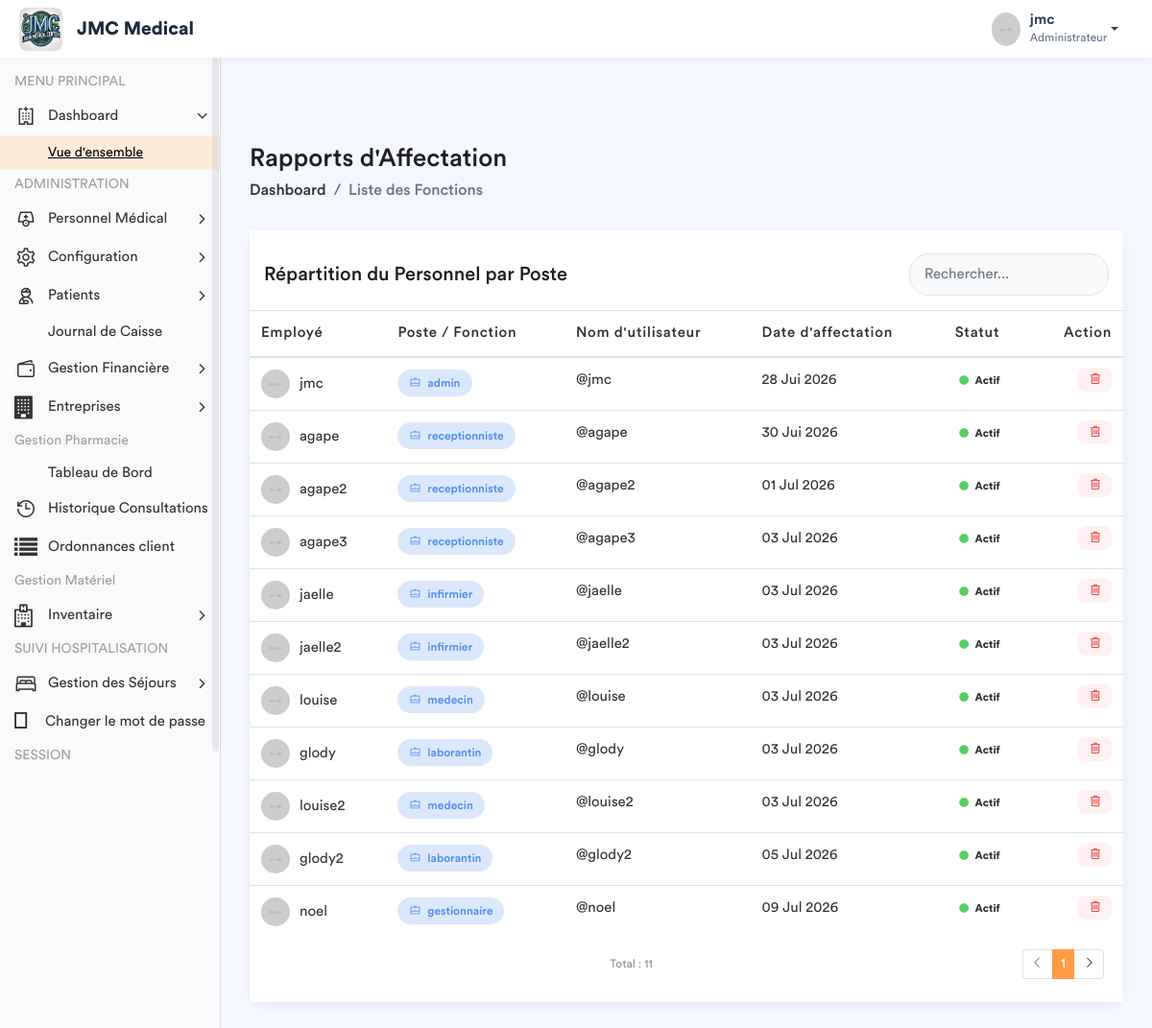
Page /employe-poste/ (signed in) on the earlier database version.
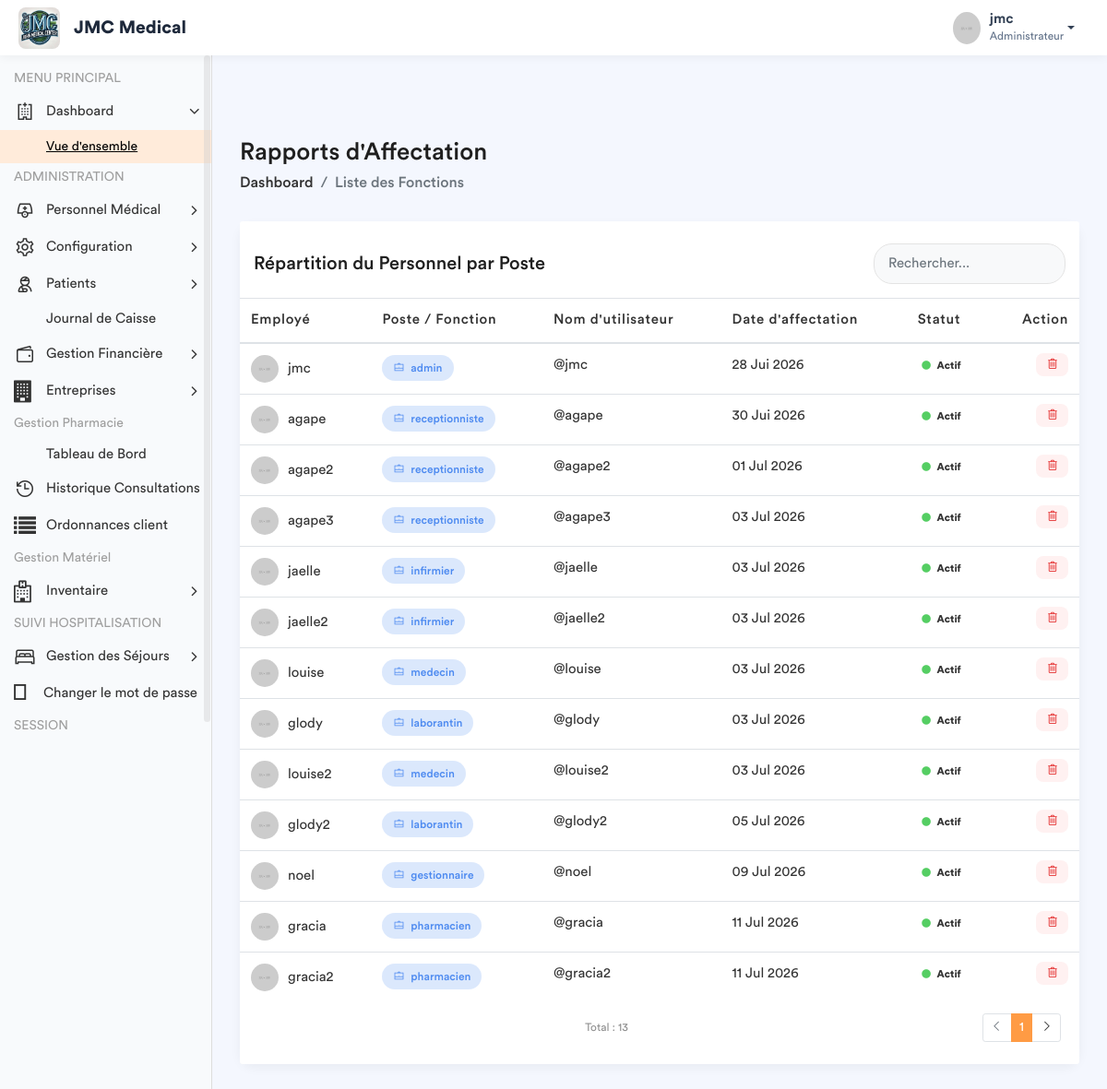
Same page on the later database version.
### app/models.py (models this page shows, shortened)
class Fonction(models.Model):
    fonctionKey = models.ForeignKey(Role, on_delete=models.SET_NULL, null=True)
    userKey = models.ForeignKey(User, on_delete=models.SET_NULL, null=True, related_name='user_fonction')
    autorisation = models.CharField(max_length=30, default='oui')
    hopital = models.ForeignKey(Hopital , on_delete=models.SET_NULL, null = True , related_name= 'hopital_fonction')

class Role(models.Model):
    roleName = models.CharField(max_length=30)

### app/views.py (the view)
# urls.py: path('employe-poste/', views.liste_employe_poste, name='liste_employe_poste'),
@login_required
def liste_employe_poste(request):
    role_user = Fonction.objects.filter(userKey=request.user).first()
    fonctionKey = role_user.fonctionKey.roleName if role_user else None
    liste_postes = Fonction.objects.all().select_related('userKey', 'fonctionKey')
    context = {
        'liste_postes': liste_postes,
        'fonctionKey': fonctionKey,
    }
    return render(request, 'back-end/liste_fonctions.html', context)

### app/templates/back-end/liste_fonctions.html (shortened to what this page needs)
<!DOCTYPE html>
{% load static %}
<html lang="fr">
    <head>
        {% include 'back-end/includes/css.html'%}
    </head>
    <body>
        <div class="main-wrapper">
            {% include 'back-end/includes/header.html'%}
            {% include 'back-end/includes/sidebar.html'%}
            <div class="page-wrapper">
                <div class="content container-fluid">
                    <div class="page-header">
                        <div class="row align-items-center">
                            <div class="col">
                                <h3 class="page-title">Rapports d'Affectation</h3>
                                <ul class="breadcrumb">
                                    <li class="breadcrumb-item"><a href="{% url 'dashboard' %}">Dashboard</a></li>
                                    <li class="breadcrumb-item active">Liste des Fonctions</li>
                                </ul>
                            </div>
                        </div>
                    </div>
                    <div class="row">
                        <div class="col-md-12">
                            <div class="card card-table">
                                <div class="card-header bg-white border-0 pt-4">
                                    <div class="row align-items-center">
                                        <div class="col">
                                            <h4 class="card-title mb-0">Répartition du Personnel par Poste</h4>
                                        </div>
                                        <div class="col-auto">
                                            <div class="search-box-container">
                                                <input type="text" id="searchInput" class="form-control" placeholder="Rechercher...">
                                            </div>
                                        </div>
                                    </div>
                                </div>
                                <div class="card-body">
                                    <div class="table-responsive">
                                        <table class="table table-hover table-center mb-0">
                                            <thead>
                                                <tr>
                                                    <th>Employé</th>
                                                    <th>Poste / Fonction</th>
                                                    <th>Nom d'utilisateur</th>
                                                    <th>Date d'affectation</th>
                                                    <th>Statut</th>
                                                    {% if fonctionKey == 'admin'%}
                                                    <th class="text-right">Action</th>
                                                    {%endif%}
                                                </tr>
                                            </thead>
                                            <tbody id="tableBody">
                                                {% for poste in liste_postes %}
                                                <tr>
                                                    <td>
                                                        <h2 class="table-avatar">
                                                            <img src="/static/back-end/assets/img/profiles/avatar-01.jpg" alt="">
                                                            {{ poste.userKey.get_full_name|default:poste.userKey.username }}
                                                        </h2>
                                                    </td>
                                                    <td>
                                                        <span class="badge bg-inverse-primary badge-role">
                                                            <i class="la la-briefcase mr-1"></i> {{ poste.fonctionKey.roleName }}
                                                        </span>
                                                    </td>
                                                    <td>@{{ poste.userKey.username }}</td>
                                                    <td>{{ poste.userKey.date_joined|date:"d M Y" }}</td>
                                                    <td>
                                                        {% if poste.userKey.is_active %}
                                                            <span class="badge badge-success-border"><i class="fa fa-circle text-success mr-1"></i> Actif</span>
                                                        {% else %}
                                                            <span class="badge badge-danger-border"><i class="fa fa-circle text-danger mr-1"></i> Inactif</span>
                                                        {% endif %}
                                                    </td>
                                                    {% if fonctionKey == 'admin'%}
                                                    <td class="text-right">
                                                        <a href="{% url 'supprimer_poste' poste.id %}"
                                                           class="btn-delete"
                                                           onclick="return confirm('Êtes-vous sûr de vouloir supprimer cette affectation ?');"
                                                           title="Supprimer l'affectation">
                                                            <i class="la la-trash-alt"></i>
                                                        </a>
                                                    </td>
                                                    {%endif%}
                                                </tr>
                                                {% empty %}
                                                <tr>
                                                    <td colspan="6" class="text-center text-muted py-4">
                                                        Aucune affectation enregistrée.
                                                    </td>
                                                </tr>
                                                {% endfor %}
                                            </tbody>
                                        </table>
                                    </div>
                                </div>
                                <div class="card-footer bg-white border-0 pb-4">
                                    <div class="row align-items-center">
                                        <div class="col">
                                            <small class="text-muted">Total : {{ liste_postes|length }}</small>
                                        </div>
                                        <div class="col-auto">
                                            <ul class="pagination pagination-sm mb-0">
                                                <li class="page-item disabled"><a class="page-link" href="#"><i class="la la-angle-left"></i></a></li>
                                                <li class="page-item active"><a class="page-link" href="#">1</a></li>
                                                <li class="page-item"><a class="page-link" href="#"><i class="la la-angle-right"></i></a></li>
                                            </ul>
                                        </div>
                                    </div>
                                </div>
                            </div>
                        </div>
                    </div>
                </div>
            </div>
        </div>
    </body>
</html>

### app/templates/back-end/includes/css.html (shortened to what this page needs)
{% load static %}
        <link rel="stylesheet" href="{% static 'back-end/assets/css/bootstrap.min.css'%}">
        <link rel="stylesheet" href="{% static 'back-end/assets/css/font-awesome.min.css'%}">
        <link rel="stylesheet" href="{% static 'back-end/assets/css/line-awesome.min.css'%}">
		<link rel="stylesheet" href="{% static 'back-end/assets/plugins/morris/morris.css'%}">
        <link rel="stylesheet" href="{% static 'back-end/assets/css/style.css'%}">
		<link rel="stylesheet" href="{% static 'back-end/assets/css/dataTables.bootstrap4.min.css'%}">
		<link rel="stylesheet" href="{% static 'back-end/assets/css/select2.min.css'%}">
		<link rel="stylesheet" href="{% static 'back-end/assets/css/bootstrap-datetimepicker.min.css'%}">

### app/templates/back-end/includes/header.html (shortened to what this page needs)
{% load static %}
<header class="header-modern" style="background: #ffffff; height: 60px; box-shadow: 0 2px 10px rgba(0,0,0,0.05); display: flex; align-items: center; padding: 0 20px; position: relative; z-index: 1060;">
    <div class="header-left" style="display: flex; align-items: center;">
        <a href="{% url 'home' %}" class="logo">
            <img src="{% static 'front-end/assets/img/dr/jmc.jpeg' %}" width="45" height="45" alt="Moyanoli" style="border-radius: 8px;">
        </a>
        <span style="font-weight: 700; font-size: 1.2rem; margin-left: 15px; color: #1e293b;">JMC Medical</span>
    </div>
    <ul class="nav user-menu" style="list-style: none; display: flex; align-items: center; margin-left: auto;">
        <li class="nav-item dropdown has-arrow main-drop">
            <a href="#" class="dropdown-toggle nav-link" data-toggle="dropdown" style="display: flex; align-items: center; color: #334155; text-decoration: none;">
                <span class="user-img" style="margin-right: 10px;">
                    <img src="{% static 'back-end/assets/img/profiles/avatar-21.jpg' %}" width="35" height="35" alt="User" style="border-radius: 50%;">
                </span>
                <div style="line-height: 1.2;">
                    <span style="font-weight: 600; display: block;">{{ user.username }}</span>
                    <span style="font-size: 0.75rem; color: #64748b;">Administrateur</span>
                </div>
            </a>
        </li>
    </ul>
</header>

### app/templates/back-end/includes/sidebar.html (shortened to what this page needs)
<div class="sidebar" id="sidebar" style="background-color: #f8fafc;">
    <div class="sidebar-inner slimscroll">
        <div id="sidebar-menu" class="sidebar-menu">
            <ul>
                <li class="menu-title"> <span>MENU PRINCIPAL</span> </li>
                <li class="submenu">
                    <a href="#"><i class="la la-hospital"></i> <span> Dashboard</span> <span class="menu-arrow"></span></a>
                    <ul style="display: none;">
                        <li><a class="active" href="{% url 'dashboard' %}">Vue d'ensemble</a></li>
                    </ul>
                </li>
                {% if fonctionKey == 'admin' or fonctionKey == 'gestionnaire' %}
                    <li class="menu-title"> <span>ADMINISTRATION</span> </li>
                    <li class="submenu">
                        <a href="#"><i class="la la-user-md"></i> <span> Personnel Médical</span> <span class="menu-arrow"></span></a>
                    </li>
                    <li class="submenu">
                        <a href="#"><i class="la la-cog"></i> <span> Configuration </span> <span class="menu-arrow"></span></a>
                    </li>
                    <li class="submenu">
                        <a href="#"><i class="la la-user-injured"></i> <span> Patients </span> <span class="menu-arrow"></span></a>
                    </li>
                    <li><a href="{% url 'dashboard_finance' %}"> <span>Journal de Caisse</span></a></li>
                    <li class="submenu">
                        <a href="#"><i class="la la-wallet"></i> <span> Gestion Financière </span> <span class="menu-arrow"></span></a>
                    </li>
                    <li class="submenu">
                        <a href="#"><i class="fa fa-building"></i> <span> Entreprises</span> <span class="menu-arrow"></span></a>
                    </li>
                    <li class="menu-title"><span>Gestion Pharmacie</span></li>
<li>
    <a href="{% url 'dashboard_ventes' %}">
        <span>Tableau de Bord</span>
    </a>
</li>
    <li><a href="{% url 'liste_consultations' %}"><i class="la la-history"></i> <span>Historique Consultations</span></a></li>
             <li>
    <a href="{% url 'liste_ordonnances_externes_client' %}">
        <i class="fa fa-list"></i> <span>Ordonnances client</span>
    </a>
</li>
<li class="menu-title">
    <span>Gestion Matériel</span>
</li>
<li class="submenu">
    <a href="#"><i class="fa fa-hospital-o"></i> <span> Inventaire</span> <span class="menu-arrow"></span></a>
</li>
                {% endif %}
                {% if fonctionKey == 'receptionniste' or fonctionKey == 'infirmier' or fonctionKey == 'admin' %}
                <li class="menu-title"> <span>SUIVI HOSPITALISATION</span> </li>
                <li class="submenu">
                    <a href="#"><i class="la la-bed"></i> <span> Gestion des Séjours </span> <span class="menu-arrow"></span></a>
                </li>
                {% endif %}
<li class="nav-item">
    <a class="nav-link" href="{% url 'change_password' %}">
        <i class="fas fa-lock"></i>
        <span>Changer le mot de passe</span>
    </a>
</li>
                <li class="menu-title"> <span>SESSION</span> </li>
            </ul>
        </div>
    </div>
</div>

### app/templates/back-end/includes/js.html (shortened to what this page needs)
{% load static %}

### app/templates/back-end/liste_fonctions.html (style rules this page uses)
.page-wrapper { background-color: #f4f7fe; }
.card-table { border: none; border-radius: 15px; box-shadow: 0 4px 12px rgba(0,0,0,0.05); }
.badge-role { padding: 8px 12px; border-radius: 20px; font-weight: 500; font-size: 12px; }
.table-avatar img { width: 30px; height: 30px; border-radius: 50%; margin-right: 10px; }
.search-box-container { max-width: 300px; }
.search-box-container .form-control { border-radius: 20px; padding-left: 15px; background-color: #f8f9fa; border: 1px solid #e3e3e3; }
.btn-delete { color: #e63c3c; background: #fff1f1; border: none; padding: 5px 10px; border-radius: 8px; transition: all 0.3s; }

Differences in the rows shown:
added Fonction: userKey.get_full_name "gracia", fonctionKey.roleName "pharmacien", userKey.username "gracia", userKey.date_joined "11 Jul 2026", shows "Actif"
added Fonction: userKey.get_full_name "gracia2", fonctionKey.roleName "pharmacien", userKey.username "gracia2", userKey.date_joined "11 Jul 2026", shows "Actif"
Other differences:
{{ liste_postes|length }}: "11" → "13"
